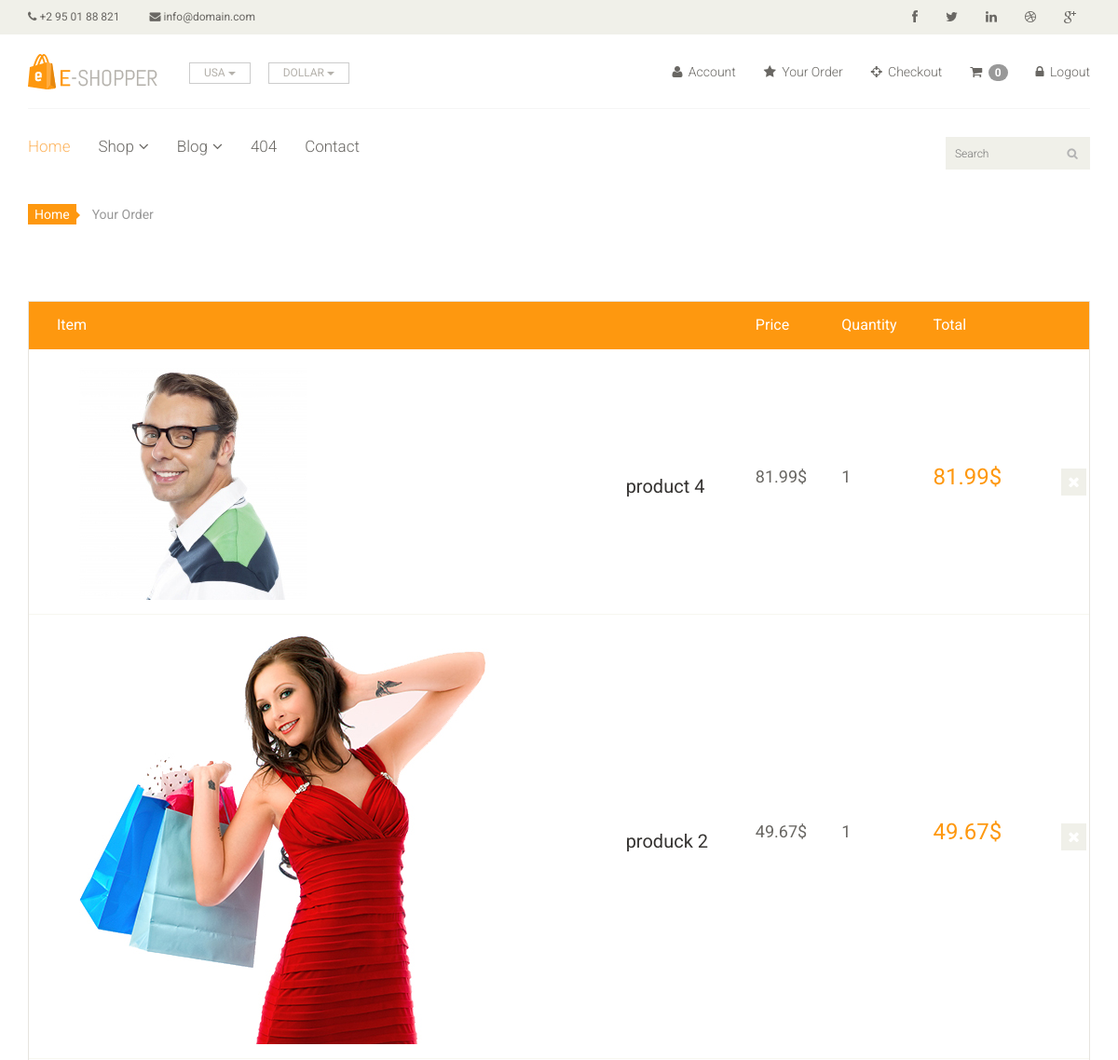
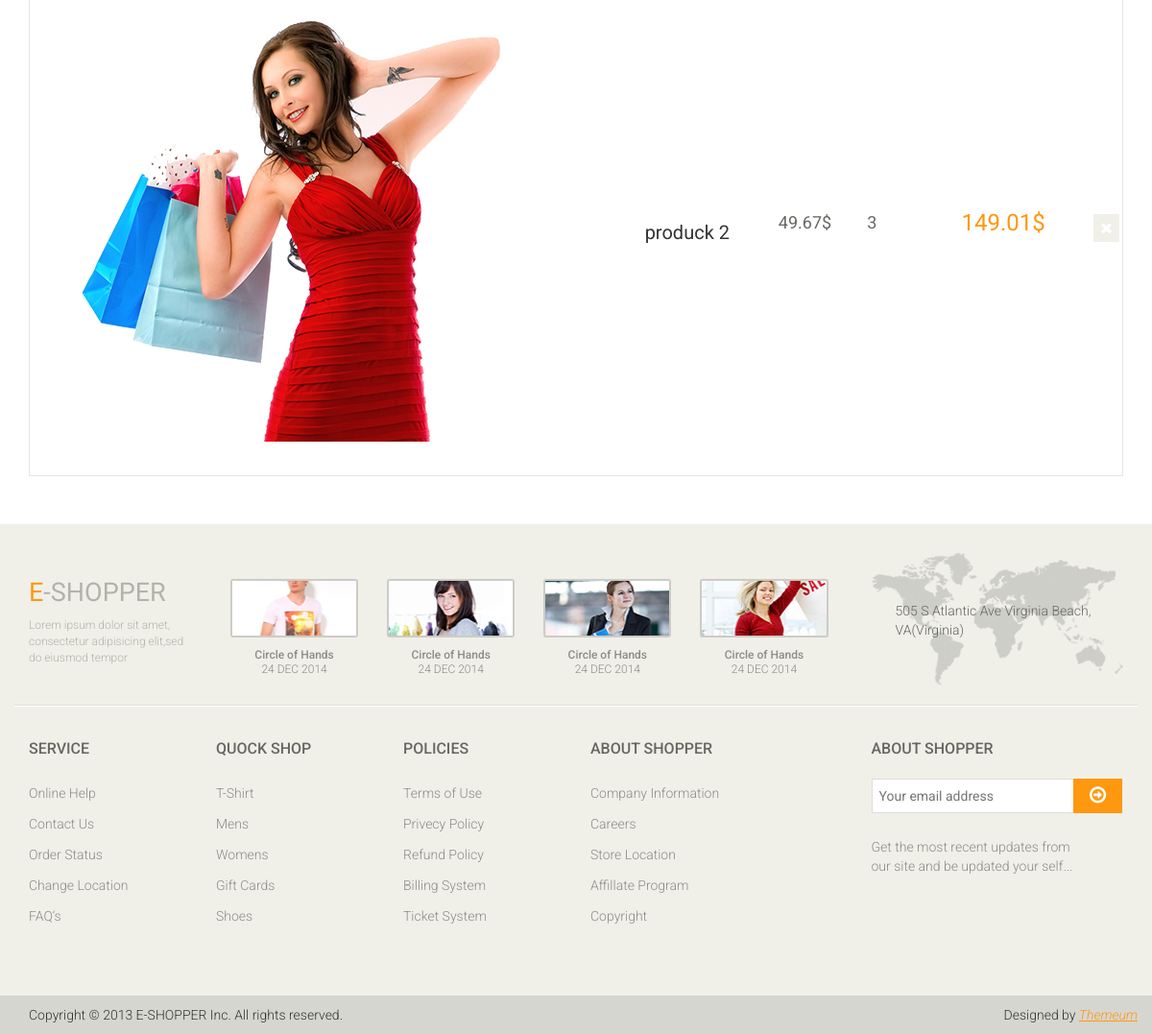
The page /your_order/ (signed in) on the database its author committed (2 pictures, top to bottom).
### shopping/models.py (models this page shows, shortened)
class Order(models.Model):
    image=models.ImageField(upload_to='ecommerce/order/image')
    product=models.CharField(max_length=1000,default='')
    user=models.ForeignKey(User, on_delete=models.CASCADE)
    quantity=models.CharField(max_length=5)
    price=models.DecimalField(max_digits = 10, decimal_places = 2)
    address=models.TextField()
    phone=models.CharField(max_length=14)
    pincode=models.CharField(max_length=15)
    total=models.CharField(max_length=1000,default='')
    date=models.DateField(auto_now_add=True)

### shopping/views.py (the view)
# urls.py: path('your_order/',your_order,name='your_order'),
def your_order(request):
    uid=request.session.get('_auth_user_id')
    user=User.objects.get(pk=uid)
    order=Order.objects.filter(user=user)
    context={
        'order': order,
    }
    return render(request,'order.html',context)

### templates/order.html
{% extends 'base.html' %}
{% block content %}
<section id="cart_items">
 <div class="container">
  <div class="breadcrumbs">
   <ol class="breadcrumb">
     <li><a href="#">Home</a></li>
     <li class="active">Your Order</li>
   </ol>
  </div>
  <div class="table-responsive cart_info">
   <table class="table table-condensed">
    <thead>
     <tr class="cart_menu">
      <td class="image">Item</td>
      <td class="description"></td>
      <td class="price">Price</td>
      <td class="quantity">Quantity</td>
      <td class="total">Total</td>
      <td></td>
     </tr>
    </thead>
    <tbody>
     {% for i in order %}
     <tr>
      <td class="cart_product">
       <a href=""><img src="{{ i.image.url }}" alt=""></a>
      </td>
      <td class="cart_description">
       <h4><a href="">{{ i.product}}</a></h4>
      </td>
      <td class="cart_price">
       <p>{{ i.price }}$</p>
      </td>
      <td class="cart_price">
       <p>{{ i.quantity }}</p>
      </td>
      <td class="cart_total">
       <p class="cart_total_price">{{ i.total  }}$</p>
      </td>
      <td class="cart_delete">
       <a class="cart_quantity_delete" href=""><i class="fa fa-times"></i></a>
      </td>
     </tr>
     {% endfor %}
    </tbody>
   </table>
  </div>
 </div>
</section>
{% endblock%}

### static/css/main.css (style rules this page uses)
body { font-family: 'Roboto', sans-serif; background:; position: relative; font-weight:400px; }
a { -webkit-transition: 300ms; -moz-transition: 300ms; -o-transition: 300ms; transition: 300ms; }
h1, h2, h3, h4, h5, h6 { font-family: 'Roboto', sans-serif; }
.breadcrumbs { position: relative; }
.breadcrumbs .breadcrumb { background:transparent; margin-bottom: 75px; padding-left: 0; }
.breadcrumbs .breadcrumb li a { background:#FE980F; color: #FFFFFF; padding: 3px 7px; }
.breadcrumbs .breadcrumb li a:after { content:""; height:auto; width: auto; border-width: 8px; border-style: solid; border-color:transparent transparent transparent #FE980F; position: absolute; top: 11px; left:48px; }
.breadcrumbs .breadcrumb > li + li:before { content: " "; }
#cart_items .cart_info { border: 1px solid #E6E4DF; margin-bottom: 50px }
#cart_items .cart_info .cart_menu { background: #FE980F; color: #fff; font-size: 16px; font-family: 'Roboto', sans-serif; font-weight: normal; }
#cart_items .cart_info .table.table-condensed thead tr { height: 51px; }
#cart_items .cart_info .table.table-condensed tr { border-bottom: 1px solid#F7F7F0 }
#cart_items .cart_info .table.table-condensed tr:last-child { border-bottom: 0 }
.cart_info table tr td { border-top: 0 none; vertical-align: inherit; }
#cart_items .cart_info .image { padding-left: 30px; }
#cart_items .cart_info .cart_description h4 { margin-bottom: 0 }
#cart_items .cart_info .cart_description h4 a { color: #363432; font-family: 'Roboto',sans-serif; font-size: 20px; font-weight: normal; }
#cart_items .cart_info .cart_price p { color:#696763; font-size: 18px }
#cart_items .cart_info .cart_total_price { color: #FE980F; font-size: 24px; }
.cart_product { display: block; margin: 15px -70px 10px 25px; }
.cart_delete { display: block; margin-right: -12px; overflow: hidden; }
.cart_delete a { background:#F0F0E9; color: #FFFFFF; padding: 5px 7px; font-size: 16px }

### rows shown on the page
Order: image (picture), product "product 4", price "81.99", quantity "1", total "81.99"
Order: image (picture), product "produck 2", price "49.67", quantity "1", total "49.67"
Order: image (picture), product "produck 2", price "49.67", quantity "3", total "149.01"

### other values the page prints
{{ request.session.cart|length }} "0"
